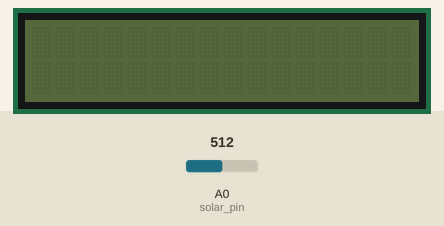
This sketch was run on a simulated Arduino Uno, built with avr-gcc and run on an emulated ATmega328P. Shown: 16×2 character LCD. The test bench sets the inputs (shaded band); at power-on: A0 (solar_pin) = 512. What the sketch prints to the serial monitor is not drawn.

Above: at 1.2 s.
1.3 s: A0 (solar_pin) set to 590
2.8 s: A0 (solar_pin) set to 612
At 3.4 s:
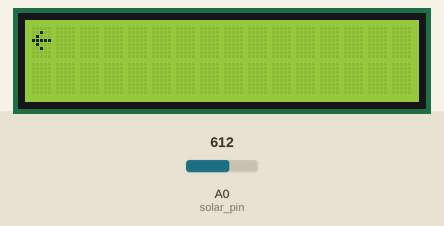
Timing chart, 0 to 5.8 s (numbered marks = the images above; inputs shaded):
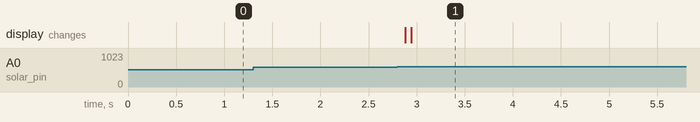

Measured:
- the behaviour switches between 600 and 601 on A0 (solar_pin) (found by bisection; images 0 and 1)
- after the input at 1.3 s, every drawn part: stays the same

The sketch:

Receiver.ino
```cpp
#define solar_pin A0
#define threshold 600
#include <LiquidCrystal_I2C.h>
LiquidCrystal_I2C lcd(0x27, 16, 2);

void setup() {
  pinMode(solar_pin, INPUT);
  Serial.begin(9600);
}

void loop() {

  int Reading = analogRead(solar_pin);
  //Serial.println(Reading);
  int BITS[8];

  //Listening for the start bit
  if (Reading > threshold) {
    for (int i =0; i<8 ; i++) {
      if (analogRead(solar_pin) > threshold) {
        BITS[i] = 1 ;
      }
      else {
        BITS[i] = 0;
      }
      delay(10);
    }

    int search_letter = 0;
    for (int j =1; j <8; j++) {
    if (BITS[j] ==1) {
      search_letter = search_letter + (1<<(7-j));
    }
    }

    char final_letter=search_letter;
    Serial.println(final_letter);
    lcd.init();
    lcd.backlight();
    lcd.setCursor(0, 0);
    lcd.print(final_letter);
  }

}
```
